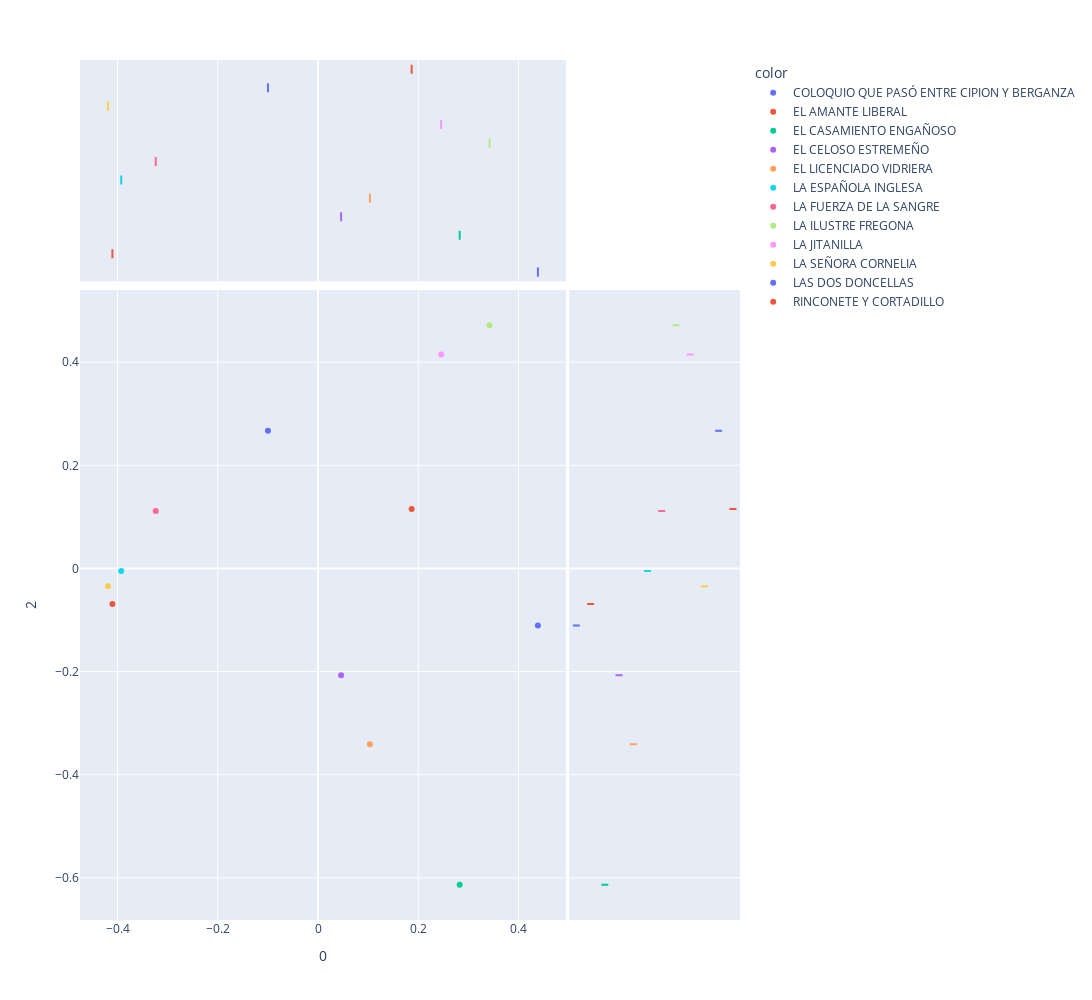

The code cell stored with this chart in its notebook:
### Code cell
px.scatter(DCM_Span, 0, 2,
           color = DOC_Span.title,
           height=1000, width=1200, 
           marginal_x='box', marginal_y='box')

### Figure 1 — Plotly figure (JSON) as saved in the notebook; plotly's stock layout.template omitted (floating-point values rounded to 4 significant figures)
{"data": [{"hovertemplate": "color=COLOQUIO QUE PASÓ ENTRE CIPION Y BERGANZA<br>0=%{x}<br>2=%{y}<extra></extra>", "legendgroup": "COLOQUIO QUE PASÓ ENTRE CIPION Y BERGANZA", "marker": {"color": "#636efa", "symbol": "circle"}, "mode": "markers", "name": "COLOQUIO QUE PASÓ ENTRE CIPION Y BERGANZA", "orientation": "v", "showlegend": true, "type": "scatter", "x": [0.4386], "xaxis": "x", "y": [-0.1107], "yaxis": "y"}, {"alignmentgroup": "True", "hovertemplate": "color=COLOQUIO QUE PASÓ ENTRE CIPION Y BERGANZA<br>0=%{x}<extra></extra>", "legendgroup": "COLOQUIO QUE PASÓ ENTRE CIPION Y BERGANZA", "marker": {"color": "#636efa", "symbol": "circle"}, "name": "COLOQUIO QUE PASÓ ENTRE CIPION Y BERGANZA", "notched": true, "offsetgroup": "COLOQUIO QUE PASÓ ENTRE CIPION Y BERGANZA", "showlegend": false, "type": "box", "x": [0.4386], "xaxis": "x3", "yaxis": "y3"}, {"alignmentgroup": "True", "hovertemplate": "color=COLOQUIO QUE PASÓ ENTRE CIPION Y BERGANZA<br>2=%{y}<extra></extra>", "legendgroup": "COLOQUIO QUE PASÓ ENTRE CIPION Y BERGANZA", "marker": {"color": "#636efa", "symbol": "circle"}, "name": "COLOQUIO QUE PASÓ ENTRE CIPION Y BERGANZA", "notched": true, "offsetgroup": "COLOQUIO QUE PASÓ ENTRE CIPION Y BERGANZA", "showlegend": false, "type": "box", "xaxis": "x2", "y": [-0.1107], "yaxis": "y2"}, {"hovertemplate": "color=EL AMANTE LIBERAL<br>0=%{x}<br>2=%{y}<extra></extra>", "legendgroup": "EL AMANTE LIBERAL", "marker": {"color": "#EF553B", "symbol": "circle"}, "mode": "markers", "name": "EL AMANTE LIBERAL", "orientation": "v", "showlegend": true, "type": "scatter", "x": [-0.4102], "xaxis": "x", "y": [-0.06911], "yaxis": "y"}, {"alignmentgroup": "True", "hovertemplate": "color=EL AMANTE LIBERAL<br>0=%{x}<extra></extra>", "legendgroup": "EL AMANTE LIBERAL", "marker": {"color": "#EF553B", "symbol": "circle"}, "name": "EL AMANTE LIBERAL", "notched": true, "offsetgroup": "EL AMANTE LIBERAL", "showlegend": false, "type": "box", "x": [-0.4102], "xaxis": "x3", "yaxis": "y3"}, {"alignmentgroup": "True", "hovertemplate": "color=EL AMANTE LIBERAL<br>2=%{y}<extra></extra>", "legendgroup": "EL AMANTE LIBERAL", "marker": {"color": "#EF553B", "symbol": "circle"}, "name": "EL AMANTE LIBERAL", "notched": true, "offsetgroup": "EL AMANTE LIBERAL", "showlegend": false, "type": "box", "xaxis": "x2", "y": [-0.06911], "yaxis": "y2"}, {"hovertemplate": "color=EL CASAMIENTO ENGAÑOSO<br>0=%{x}<br>2=%{y}<extra></extra>", "legendgroup": "EL CASAMIENTO ENGAÑOSO", "marker": {"color": "#00cc96", "symbol": "circle"}, "mode": "markers", "name": "EL CASAMIENTO ENGAÑOSO", "orientation": "v", "showlegend": true, "type": "scatter", "x": [0.2826], "xaxis": "x", "y": [-0.6133], "yaxis": "y"}, {"alignmentgroup": "True", "hovertemplate": "color=EL CASAMIENTO ENGAÑOSO<br>0=%{x}<extra></extra>", "legendgroup": "EL CASAMIENTO ENGAÑOSO", "marker": {"color": "#00cc96", "symbol": "circle"}, "name": "EL CASAMIENTO ENGAÑOSO", "notched": true, "offsetgroup": "EL CASAMIENTO ENGAÑOSO", "showlegend": false, "type": "box", "x": [0.2826], "xaxis": "x3", "yaxis": "y3"}, {"alignmentgroup": "True", "hovertemplate": "color=EL CASAMIENTO ENGAÑOSO<br>2=%{y}<extra></extra>", "legendgroup": "EL CASAMIENTO ENGAÑOSO", "marker": {"color": "#00cc96", "symbol": "circle"}, "name": "EL CASAMIENTO ENGAÑOSO", "notched": true, "offsetgroup": "EL CASAMIENTO ENGAÑOSO", "showlegend": false, "type": "box", "xaxis": "x2", "y": [-0.6133], "yaxis": "y2"}, {"hovertemplate": "color=EL CELOSO ESTREMEÑO<br>0=%{x}<br>2=%{y}<extra></extra>", "legendgroup": "EL CELOSO ESTREMEÑO", "marker": {"color": "#ab63fa", "symbol": "circle"}, "mode": "markers", "name": "EL CELOSO ESTREMEÑO", "orientation": "v", "showlegend": true, "type": "scatter", "x": [0.04603], "xaxis": "x", "y": [-0.207], "yaxis": "y"}, {"alignmentgroup": "True", "hovertemplate": "color=EL CELOSO ESTREMEÑO<br>0=%{x}<extra></extra>", "legendgroup": "EL CELOSO ESTREMEÑO", "marker": {"color": "#ab63fa", "symbol": "circle"}, "name": "EL CELOSO ESTREMEÑO", "notched": true, "offsetgroup": "EL CELOSO ESTREMEÑO", "showlegend": false, "type": "box", "x": [0.04603], "xaxis": "x3", "yaxis": "y3"}, {"alignmentgroup": "True", "hovertemplate": "color=EL CELOSO ESTREMEÑO<br>2=%{y}<extra></extra>", "legendgroup": "EL CELOSO ESTREMEÑO", "marker": {"color": "#ab63fa", "symbol": "circle"}, "name": "EL CELOSO ESTREMEÑO", "notched": true, "offsetgroup": "EL CELOSO ESTREMEÑO", "showlegend": false, "type": "box", "xaxis": "x2", "y": [-0.207], "yaxis": "y2"}, {"hovertemplate": "color=EL LICENCIADO VIDRIERA<br>0=%{x}<br>2=%{y}<extra></extra>", "legendgroup": "EL LICENCIADO VIDRIERA", "marker": {"color": "#FFA15A", "symbol": "circle"}, "mode": "markers", "name": "EL LICENCIADO VIDRIERA", "orientation": "v", "showlegend": true, "type": "scatter", "x": [0.1035], "xaxis": "x", "y": [-0.3408], "yaxis": "y"}, {"alignmentgroup": "True", "hovertemplate": "color=EL LICENCIADO VIDRIERA<br>0=%{x}<extra></extra>", "legendgroup": "EL LICENCIADO VIDRIERA", "marker": {"color": "#FFA15A", "symbol": "circle"}, "name": "EL LICENCIADO VIDRIERA", "notched": true, "offsetgroup": "EL LICENCIADO VIDRIERA", "showlegend": false, "type": "box", "x": [0.1035], "xaxis": "x3", "yaxis": "y3"}, {"alignmentgroup": "True", "hovertemplate": "color=EL LICENCIADO VIDRIERA<br>2=%{y}<extra></extra>", "legendgroup": "EL LICENCIADO VIDRIERA", "marker": {"color": "#FFA15A", "symbol": "circle"}, "name": "EL LICENCIADO VIDRIERA", "notched": true, "offsetgroup": "EL LICENCIADO VIDRIERA", "showlegend": false, "type": "box", "xaxis": "x2", "y": [-0.3408], "yaxis": "y2"}, {"hovertemplate": "color=LA ESPAÑOLA INGLESA<br>0=%{x}<br>2=%{y}<extra></extra>", "legendgroup": "LA ESPAÑOLA INGLESA", "marker": {"color": "#19d3f3", "symbol": "circle"}, "mode": "markers", "name": "LA ESPAÑOLA INGLESA", "orientation": "v", "showlegend": true, "type": "scatter", "x": [-0.3926], "xaxis": "x", "y": [-0.004708], "yaxis": "y"}, {"alignmentgroup": "True", "hovertemplate": "color=LA ESPAÑOLA INGLESA<br>0=%{x}<extra></extra>", "legendgroup": "LA ESPAÑOLA INGLESA", "marker": {"color": "#19d3f3", "symbol": "circle"}, "name": "LA ESPAÑOLA INGLESA", "notched": true, "offsetgroup": "LA ESPAÑOLA INGLESA", "showlegend": false, "type": "box", "x": [-0.3926], "xaxis": "x3", "yaxis": "y3"}, {"alignmentgroup": "True", "hovertemplate": "color=LA ESPAÑOLA INGLESA<br>2=%{y}<extra></extra>", "legendgroup": "LA ESPAÑOLA INGLESA", "marker": {"color": "#19d3f3", "symbol": "circle"}, "name": "LA ESPAÑOLA INGLESA", "notched": true, "offsetgroup": "LA ESPAÑOLA INGLESA", "showlegend": false, "type": "box", "xaxis": "x2", "y": [-0.004708], "yaxis": "y2"}, {"hovertemplate": "color=LA FUERZA DE LA SANGRE<br>0=%{x}<br>2=%{y}<extra></extra>", "legendgroup": "LA FUERZA DE LA SANGRE", "marker": {"color": "#FF6692", "symbol": "circle"}, "mode": "markers", "name": "LA FUERZA DE LA SANGRE", "orientation": "v", "showlegend": true, "type": "scatter", "x": [-0.3238], "xaxis": "x", "y": [0.1116], "yaxis": "y"}, {"alignmentgroup": "True", "hovertemplate": "color=LA FUERZA DE LA SANGRE<br>0=%{x}<extra></extra>", "legendgroup": "LA FUERZA DE LA SANGRE", "marker": {"color": "#FF6692", "symbol": "circle"}, "name": "LA FUERZA DE LA SANGRE", "notched": true, "offsetgroup": "LA FUERZA DE LA SANGRE", "showlegend": false, "type": "box", "x": [-0.3238], "xaxis": "x3", "yaxis": "y3"}, {"alignmentgroup": "True", "hovertemplate": "color=LA FUERZA DE LA SANGRE<br>2=%{y}<extra></extra>", "legendgroup": "LA FUERZA DE LA SANGRE", "marker": {"color": "#FF6692", "symbol": "circle"}, "name": "LA FUERZA DE LA SANGRE", "notched": true, "offsetgroup": "LA FUERZA DE LA SANGRE", "showlegend": false, "type": "box", "xaxis": "x2", "y": [0.1116], "yaxis": "y2"}, {"hovertemplate": "color=LA ILUSTRE FREGONA<br>0=%{x}<br>2=%{y}<extra></extra>", "legendgroup": "LA ILUSTRE FREGONA", "marker": {"color": "#B6E880", "symbol": "circle"}, "mode": "markers", "name": "LA ILUSTRE FREGONA", "orientation": "v", "showlegend": true, "type": "scatter", "x": [0.3421], "xaxis": "x", "y": [0.4717], "yaxis": "y"}, {"alignmentgroup": "True", "hovertemplate": "color=LA ILUSTRE FREGONA<br>0=%{x}<extra></extra>", "legendgroup": "LA ILUSTRE FREGONA", "marker": {"color": "#B6E880", "symbol": "circle"}, "name": "LA ILUSTRE FREGONA", "notched": true, "offsetgroup": "LA ILUSTRE FREGONA", "showlegend": false, "type": "box", "x": [0.3421], "xaxis": "x3", "yaxis": "y3"}, {"alignmentgroup": "True", "hovertemplate": "color=LA ILUSTRE FREGONA<br>2=%{y}<extra></extra>", "legendgroup": "LA ILUSTRE FREGONA", "marker": {"color": "#B6E880", "symbol": "circle"}, "name": "LA ILUSTRE FREGONA", "notched": true, "offsetgroup": "LA ILUSTRE FREGONA", "showlegend": false, "type": "box", "xaxis": "x2", "y": [0.4717], "yaxis": "y2"}, {"hovertemplate": "color=LA JITANILLA<br>0=%{x}<br>2=%{y}<extra></extra>", "legendgroup": "LA JITANILLA", "marker": {"color": "#FF97FF", "symbol": "circle"}, "mode": "markers", "name": "LA JITANILLA", "orientation": "v", "showlegend": true, "type": "scatter", "x": [0.2457], "xaxis": "x", "y": [0.4149], "yaxis": "y"}, {"alignmentgroup": "True", "hovertemplate": "color=LA JITANILLA<br>0=%{x}<extra></extra>", "legendgroup": "LA JITANILLA", "marker": {"color": "#FF97FF", "symbol": "circle"}, "name": "LA JITANILLA", "notched": true, "offsetgroup": "LA JITANILLA", "showlegend": false, "type": "box", "x": [0.2457], "xaxis": "x3", "yaxis": "y3"}, {"alignmentgroup": "True", "hovertemplate": "color=LA JITANILLA<br>2=%{y}<extra></extra>", "legendgroup": "LA JITANILLA", "marker": {"color": "#FF97FF", "symbol": "circle"}, "name": "LA JITANILLA", "notched": true, "offsetgroup": "LA JITANILLA", "showlegend": false, "type": "box", "xaxis": "x2", "y": [0.4149], "yaxis": "y2"}, {"hovertemplate": "color=LA SEÑORA CORNELIA<br>0=%{x}<br>2=%{y}<extra></extra>", "legendgroup": "LA SEÑORA CORNELIA", "marker": {"color": "#FECB52", "symbol": "circle"}, "mode": "markers", "name": "LA SEÑORA CORNELIA", "orientation": "v", "showlegend": true, "type": "scatter", "x": [-0.4189], "xaxis": "x", "y": [-0.03461], "yaxis": "y"}, {"alignmentgroup": "True", "hovertemplate": "color=LA SEÑORA CORNELIA<br>0=%{x}<extra></extra>", "legendgroup": "LA SEÑORA CORNELIA", "marker": {"color": "#FECB52", "symbol": "circle"}, "name": "LA SEÑORA CORNELIA", "notched": true, "offsetgroup": "LA SEÑORA CORNELIA", "showlegend": false, "type": "box", "x": [-0.4189], "xaxis": "x3", "yaxis": "y3"}, {"alignmentgroup": "True", "hovertemplate": "color=LA SEÑORA CORNELIA<br>2=%{y}<extra></extra>", "legendgroup": "LA SEÑORA CORNELIA", "marker": {"color": "#FECB52", "symbol": "circle"}, "name": "LA SEÑORA CORNELIA", "notched": true, "offsetgroup": "LA SEÑORA CORNELIA", "showlegend": false, "type": "box", "xaxis": "x2", "y": [-0.03461], "yaxis": "y2"}, {"hovertemplate": "color=LAS DOS DONCELLAS<br>0=%{x}<br>2=%{y}<extra></extra>", "legendgroup": "LAS DOS DONCELLAS", "marker": {"color": "#636efa", "symbol": "circle"}, "mode": "markers", "name": "LAS DOS DONCELLAS", "orientation": "v", "showlegend": true, "type": "scatter", "x": [-0.09989], "xaxis": "x", "y": [0.2669], "yaxis": "y"}, {"alignmentgroup": "True", "hovertemplate": "color=LAS DOS DONCELLAS<br>0=%{x}<extra></extra>", "legendgroup": "LAS DOS DONCELLAS", "marker": {"color": "#636efa", "symbol": "circle"}, "name": "LAS DOS DONCELLAS", "notched": true, "offsetgroup": "LAS DOS DONCELLAS", "showlegend": false, "type": "box", "x": [-0.09989], "xaxis": "x3", "yaxis": "y3"}, {"alignmentgroup": "True", "hovertemplate": "color=LAS DOS DONCELLAS<br>2=%{y}<extra></extra>", "legendgroup": "LAS DOS DONCELLAS", "marker": {"color": "#636efa", "symbol": "circle"}, "name": "LAS DOS DONCELLAS", "notched": true, "offsetgroup": "LAS DOS DONCELLAS", "showlegend": false, "type": "box", "xaxis": "x2", "y": [0.2669], "yaxis": "y2"}, {"hovertemplate": "color=RINCONETE Y CORTADILLO<br>0=%{x}<br>2=%{y}<extra></extra>", "legendgroup": "RINCONETE Y CORTADILLO", "marker": {"color": "#EF553B", "symbol": "circle"}, "mode": "markers", "name": "RINCONETE Y CORTADILLO", "orientation": "v", "showlegend": true, "type": "scatter", "x": [0.1868], "xaxis": "x", "y": [0.1152], "yaxis": "y"}, {"alignmentgroup": "True", "hovertemplate": "color=RINCONETE Y CORTADILLO<br>0=%{x}<extra></extra>", "legendgroup": "RINCONETE Y CORTADILLO", "marker": {"color": "#EF553B", "symbol": "circle"}, "name": "RINCONETE Y CORTADILLO", "notched": true, "offsetgroup": "RINCONETE Y CORTADILLO", "showlegend": false, "type": "box", "x": [0.1868], "xaxis": "x3", "yaxis": "y3"}, {"alignmentgroup": "True", "hovertemplate": "color=RINCONETE Y CORTADILLO<br>2=%{y}<extra></extra>", "legendgroup": "RINCONETE Y CORTADILLO", "marker": {"color": "#EF553B", "symbol": "circle"}, "name": "RINCONETE Y CORTADILLO", "notched": true, "offsetgroup": "RINCONETE Y CORTADILLO", "showlegend": false, "type": "box", "xaxis": "x2", "y": [0.1152], "yaxis": "y2"}], "layout": {"height": 1000, "legend": {"title": {"text": "color"}, "tracegroupgap": 0}, "margin": {"t": 60}, "width": 1200, "xaxis": {"anchor": "y", "autorange": true, "domain": [0, 0.7363], "range": [-0.4739, 0.4937], "title": {"text": "0"}, "type": "linear"}, "xaxis2": {"anchor": "y2", "autorange": true, "domain": [0.7413, 1], "matches": "x2", "range": [-0.5, 11.5], "showgrid": false, "showline": false, "showticklabels": false, "ticks": "", "type": "category"}, "xaxis3": {"anchor": "y3", "autorange": true, "domain": [0, 0.7363], "matches": "x", "range": [-0.4739, 0.4937], "showgrid": true, "showticklabels": false, "type": "linear"}, "xaxis4": {"anchor": "y4", "domain": [0.7413, 1], "matches": "x2", "showgrid": false, "showline": false, "showticklabels": false, "ticks": ""}, "yaxis": {"anchor": "x", "autorange": true, "domain": [0, 0.7326], "range": [-0.6817, 0.5401], "title": {"text": "2"}, "type": "linear"}, "yaxis2": {"anchor": "x2", "autorange": true, "domain": [0, 0.7326], "matches": "y", "range": [-0.6817, 0.5401], "showgrid": true, "showticklabels": false, "type": "linear"}, "yaxis3": {"anchor": "x3", "autorange": true, "domain": [0.7426, 1], "matches": "y3", "range": [-0.5, 11.5], "showgrid": false, "showline": false, "showticklabels": false, "ticks": "", "type": "category"}, "yaxis4": {"anchor": "x4", "domain": [0.7426, 1], "matches": "y3", "showgrid": true, "showline": false, "showticklabels": false, "ticks": ""}}}
